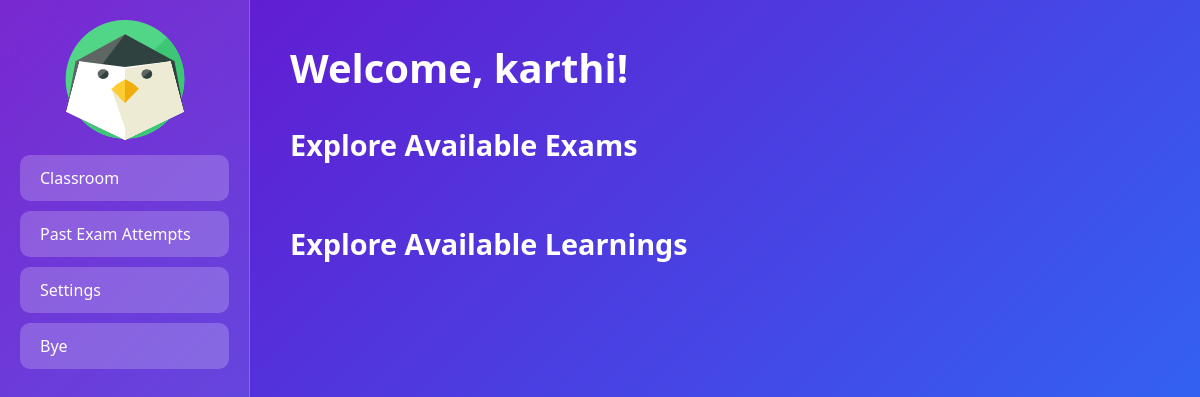
Before: /user_home (signed in) with the older database file.
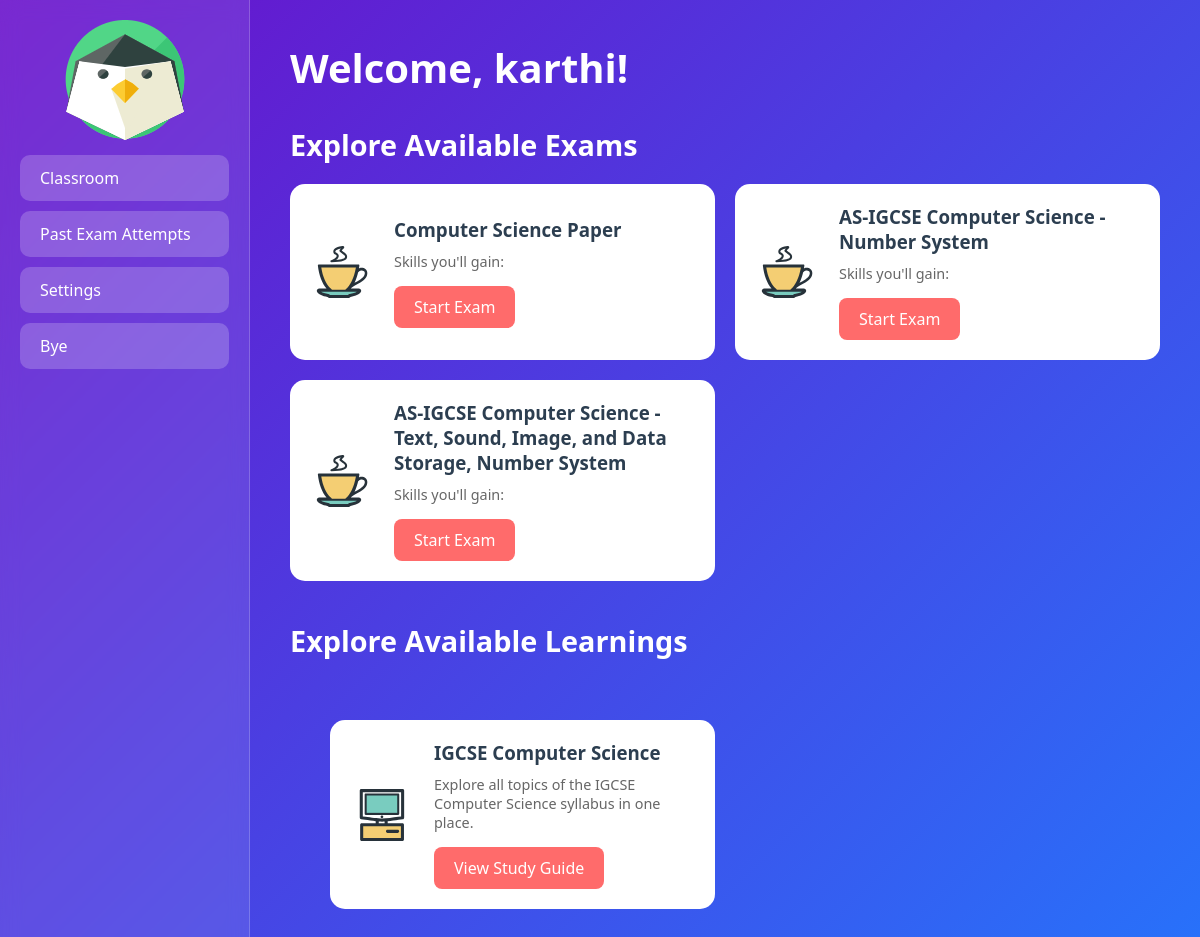
After: the same page with the newer database file.
### app.py (models this page shows)
class User(db.Model, UserMixin):
    id = db.Column(db.Integer, primary_key=True)
    username = db.Column(db.String(20), unique=True, nullable=False)
    password = db.Column(db.String(60), nullable=False)
    student_class = db.Column(db.String(50), nullable=False)

class Exam(db.Model):
    __tablename__ = 'exam'
    id = db.Column(db.Integer, primary_key=True)
    title = db.Column(db.String(100), nullable=False)
    questions = db.relationship('Question', backref='exam', lazy=True)

class Learning(db.Model):
    id = db.Column(db.Integer, primary_key=True)
    title = db.Column(db.String(100), nullable=False)  # Title of the learning material
    desc = db.Column(db.Text, nullable=True)           # Description of the learning material
    code = db.Column(db.String(50), nullable=False)    # Code identifier for the learning material

### app.py (the view)
@app.route("/user_home")
@login_required
def user_home():
    attempts = ExamAttempt.query.filter_by(user_id=current_user.id).order_by(ExamAttempt.attempt_date.desc()).all()
    user_class = current_user.student_class
    print(user_class)
    exams = db.session.query(Exam).join(ExamMapping).filter(ExamMapping.class_name == user_class).all()
    learnings = db.session.query(Learning).join(LearningsMapping).filter(LearningsMapping.class_name == user_class).all()
    return render_template("user_home.html", exams=exams, attempts=attempts, learnings=learnings)

### app.py (called while the page is built)
@login_manager.user_loader
def load_user(user_id):
    return User.query.get(int(user_id))

### templates/user_home.html (shortened to what this page needs)
<!DOCTYPE html>
<html lang="en">
<head>
</head>
<body>
    <div class="sidebar">
    <center> <img src="static/logo.png" alt="Backbench Logo" ></center>
            <a href="{{ url_for('user_home') }}" class="sidebar-button">Classroom</a>
            <a href="{{ url_for('attempts') }}" class="sidebar-button">Past Exam Attempts</a>
            <a href="{{ url_for('settings') }}" class="sidebar-button">Settings</a>
        <a href="{{ url_for('logout') }}" class="sidebar-button">Bye</a>
    </div>
    <div class="content">
        <h1>Welcome, {{ current_user.username }}!</h1>
        <h2>Explore Available Exams</h2>
        <div class="exam-catalog">
            {% for exam in exams %}
            <div class="exam-card">
                <div class="exam-info">
                    <h3>{{ exam.title }}</h3>
                    <p>Skills you'll gain: {{ exam.skills }}</p>
                    <a href="{{ url_for('exam', exam_id=exam.id, question_number=1) }}" class="exam-link">Start Exam</a>
                </div>
            </div>
            {% endfor %}
        </div>
        <h2>Explore Available Learnings</h2>
        <div class="content">
    {% for learn in learnings %}
    <div class="exam-catalog">
        <div class="exam-card">
            <div class="exam-info">
                <h3>{{ learn.title }}</h3>
                <p>{{ learn.desc }}</p>
                <a href="{{ url_for(learn.code)}}" class="exam-link">View Study Guide</a>
            </div>
        </div>
    </div>
     {% endfor %}
</div>
    </div>
</body>
</html>

### templates/user_home.html (style rules this page uses)
* { box-sizing: border-box; margin: 0; padding: 0; font-family: 'Segoe UI', Tahoma, Geneva, Verdana, sans-serif; }
body { background: linear-gradient(135deg, #6a11cb 0%, #2575fc 100%); min-height: 100vh; display: flex; }
.sidebar { width: 250px; background: rgba(255, 255, 255, 0.1); backdrop-filter: blur(10px); padding: 20px; border-right: 1px solid rgba(255, 255, 255, 0.2); }
.sidebar-button { display: block; padding: 12px 20px; margin: 10px 0; background: rgba(255, 255, 255, 0.2); color: white; text-decoration: none; border-radius: 10px; transition: all 0.3s ease; }
.content { flex: 1; padding: 40px; color: white; }
h1 { margin-bottom: 30px; font-size: 2.5em; }
h2 { margin: 30px 0 20px; font-size: 1.8em; }
.exam-catalog { display: grid; grid-template-columns: repeat(auto-fill, minmax(300px, 1fr)); gap: 20px; margin-bottom: 40px; }
.exam-card { background: white; border-radius: 15px; padding: 20px; display: flex; align-items: center; gap: 20px; transition: transform 0.3s ease, box-shadow 0.3s ease; }
.exam-info { flex: 1; }
.exam-info h3 { color: #2c3e50; margin-bottom: 10px; }
.exam-info p { color: #666; margin-bottom: 15px; font-size: 0.9em; }
.exam-link { display: inline-block; padding: 10px 20px; background: #ff6b6b; color: white; text-decoration: none; border-radius: 8px; transition: background 0.3s ease; }

Changed rows visible on the page:
now on this page (row unchanged): Exam: title "Computer Science Paper"
now on this page (row unchanged): Exam: title "AS-IGCSE Computer Science - Number System"
now on this page (row unchanged): Exam: title "AS-IGCSE Computer Science - Text, Sound, Image, and Data Storage, Number System"
added Learning: title "IGCSE Computer Science", desc "Explore all topics of the IGCSE Computer Science syllabus in one place."
